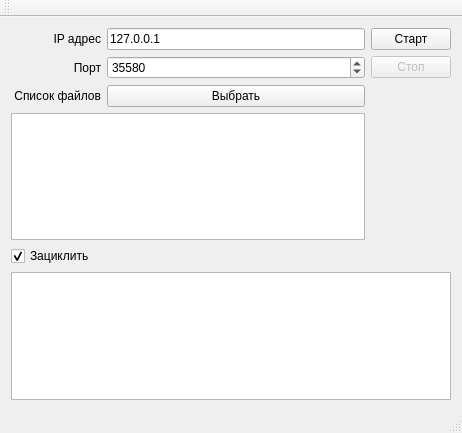
<?xml version="1.0" encoding="UTF-8"?>
<ui version="4.0">
 <class>MainWindow</class>
 <widget class="QMainWindow" name="MainWindow">
  <property name="geometry">
   <rect>
    <x>0</x>
    <y>0</y>
    <width>462</width>
    <height>433</height>
   </rect>
  </property>
  <property name="windowTitle">
   <string>Имитатор гидроакустических сигналов</string>
  </property>
  <widget class="QWidget" name="centralWidget">
   <layout class="QVBoxLayout" name="verticalLayout_4">
    <item>
     <layout class="QHBoxLayout" name="horizontalLayout_4">
      <item>
       <layout class="QVBoxLayout" name="verticalLayout_3">
        <item>
         <layout class="QHBoxLayout" name="horizontalLayout">
          <item>
           <widget class="QLabel" name="label">
            <property name="minimumSize">
             <size>
              <width>90</width>
              <height>0</height>
             </size>
            </property>
            <property name="maximumSize">
             <size>
              <width>90</width>
              <height>16777215</height>
             </size>
            </property>
            <property name="text">
             <string>IP адрес</string>
            </property>
            <property name="alignment">
             <set>Qt::AlignRight|Qt::AlignTrailing|Qt::AlignVCenter</set>
            </property>
           </widget>
          </item>
          <item>
           <widget class="QLineEdit" name="editIp">
            <property name="text">
             <string>127.0.0.1</string>
            </property>
           </widget>
          </item>
         </layout>
        </item>
        <item>
         <layout class="QHBoxLayout" name="horizontalLayout_2">
          <item>
           <widget class="QLabel" name="label_2">
            <property name="minimumSize">
             <size>
              <width>90</width>
              <height>0</height>
             </size>
            </property>
            <property name="maximumSize">
             <size>
              <width>90</width>
              <height>16777215</height>
             </size>
            </property>
            <property name="text">
             <string>Порт</string>
            </property>
            <property name="alignment">
             <set>Qt::AlignRight|Qt::AlignTrailing|Qt::AlignVCenter</set>
            </property>
           </widget>
          </item>
          <item>
           <widget class="QSpinBox" name="spinPort">
            <property name="minimumSize">
             <size>
              <width>60</width>
              <height>0</height>
             </size>
            </property>
            <property name="minimum">
             <number>1</number>
            </property>
            <property name="maximum">
             <number>65535</number>
            </property>
            <property name="value">
             <number>35580</number>
            </property>
           </widget>
          </item>
         </layout>
        </item>
        <item>
         <layout class="QVBoxLayout" name="verticalLayout_2">
          <item>
           <layout class="QHBoxLayout" name="horizontalLayout_3">
            <item>
             <widget class="QLabel" name="label_3">
              <property name="minimumSize">
               <size>
                <width>90</width>
                <height>0</height>
               </size>
              </property>
              <property name="maximumSize">
               <size>
                <width>90</width>
                <height>16777215</height>
               </size>
              </property>
              <property name="text">
               <string>Список файлов</string>
              </property>
              <property name="alignment">
               <set>Qt::AlignRight|Qt::AlignTrailing|Qt::AlignVCenter</set>
              </property>
             </widget>
            </item>
            <item>
             <widget class="QPushButton" name="bnSelectFiles">
              <property name="text">
               <string>Выбрать</string>
              </property>
             </widget>
            </item>
           </layout>
          </item>
          <item>
           <widget class="QTextEdit" name="textEdit_2"/>
          </item>
          <item>
           <widget class="QCheckBox" name="checkCycle">
            <property name="text">
             <string>Зациклить</string>
            </property>
            <property name="checked">
             <bool>true</bool>
            </property>
           </widget>
          </item>
         </layout>
        </item>
       </layout>
      </item>
      <item>
       <layout class="QVBoxLayout" name="verticalLayout">
        <item>
         <widget class="QPushButton" name="bnStart">
          <property name="text">
           <string>Старт</string>
          </property>
         </widget>
        </item>
        <item>
         <widget class="QPushButton" name="bnStop">
          <property name="enabled">
           <bool>false</bool>
          </property>
          <property name="text">
           <string>Стоп</string>
          </property>
         </widget>
        </item>
        <item>
         <spacer name="verticalSpacer">
          <property name="orientation">
           <enum>Qt::Vertical</enum>
          </property>
          <property name="sizeHint" stdset="0">
           <size>
            <width>20</width>
            <height>40</height>
           </size>
          </property>
         </spacer>
        </item>
       </layout>
      </item>
     </layout>
    </item>
    <item>
     <widget class="QTextEdit" name="textEdit"/>
    </item>
   </layout>
  </widget>
  <widget class="QMenuBar" name="menuBar">
   <property name="geometry">
    <rect>
     <x>0</x>
     <y>0</y>
     <width>462</width>
     <height>21</height>
    </rect>
   </property>
  </widget>
  <widget class="QToolBar" name="mainToolBar">
   <attribute name="toolBarArea">
    <enum>TopToolBarArea</enum>
   </attribute>
   <attribute name="toolBarBreak">
    <bool>false</bool>
   </attribute>
  </widget>
  <widget class="QStatusBar" name="statusBar">
   <property name="sizePolicy">
    <sizepolicy hsizetype="Expanding" vsizetype="Expanding">
     <horstretch>0</horstretch>
     <verstretch>0</verstretch>
    </sizepolicy>
   </property>
  </widget>
 </widget>
 <layoutdefault spacing="6" margin="11"/>
 <resources/>
 <connections/>
</ui>
